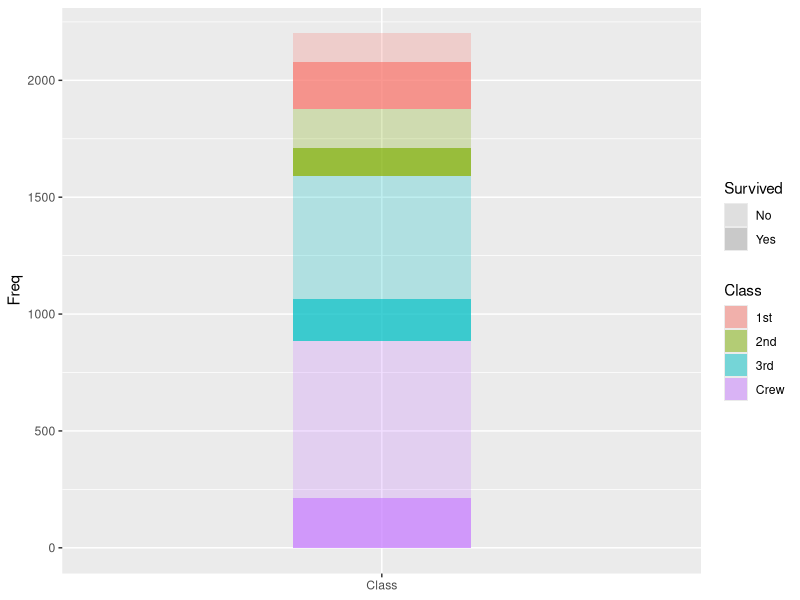
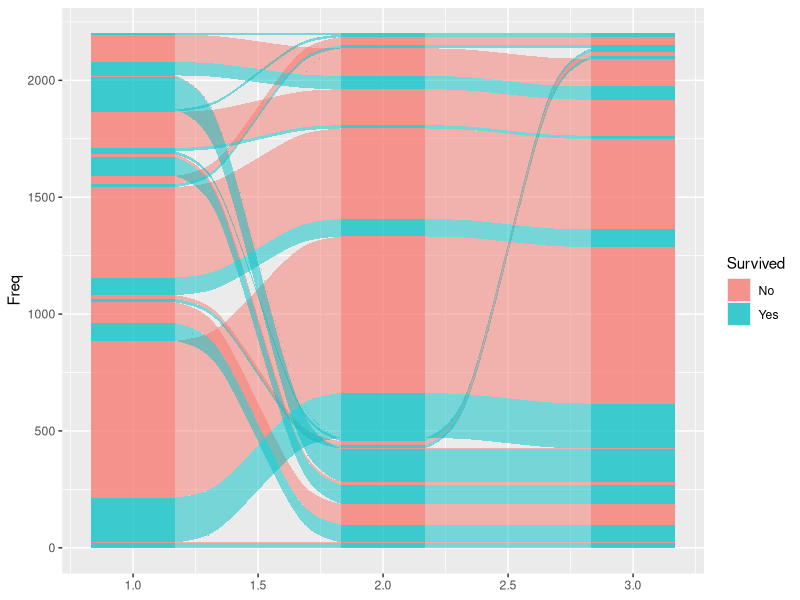
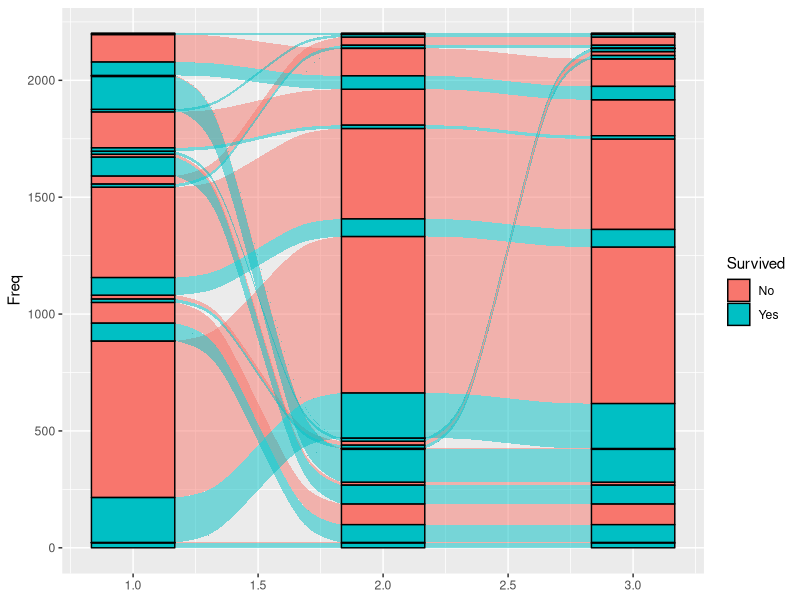

Here is the R script that generated these plots, in order:
library(ggalluvial)


### Name: geom_lode
### Title: Lodes at intersections of alluvia and strata
### Aliases: geom_lode

### ** Examples

# one axis
ggplot(as.data.frame(Titanic),
       aes(y = Freq,
           axis = Class)) +
  geom_lode(aes(fill = Class, alpha = Survived)) +
  scale_x_discrete(limits = c("Class")) +
  scale_alpha_manual(values = c(.25, .75))

gg <- ggplot(as.data.frame(Titanic),
             aes(y = Freq,
                 axis1 = Class, axis2 = Sex, axis3 = Age,
                 fill = Survived))
# alluvia and lodes
gg + geom_alluvium() + geom_lode()
# lodes as strata
gg + geom_alluvium() +
  geom_stratum(stat = "alluvium")
